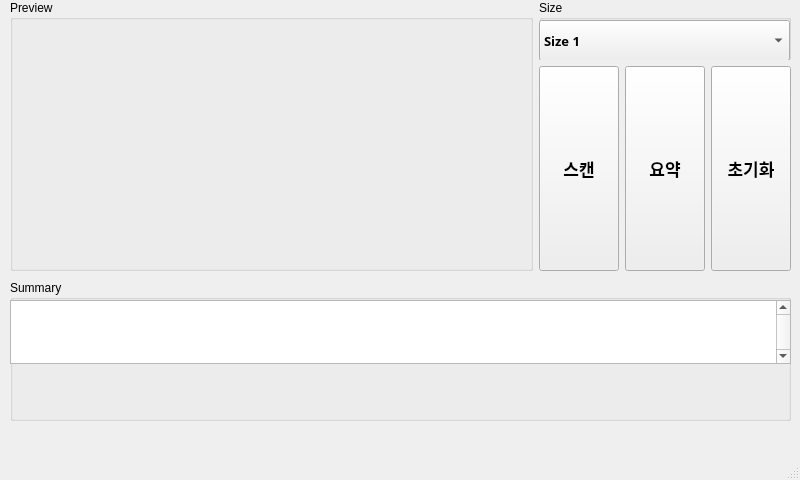
<?xml version="1.0" encoding="UTF-8"?>
<ui version="4.0">
 <class>MainWindow</class>
 <widget class="QMainWindow" name="MainWindow">
  <property name="geometry">
   <rect>
    <x>0</x>
    <y>0</y>
    <width>800</width>
    <height>480</height>
   </rect>
  </property>
  <property name="windowTitle">
   <string>MainWindow</string>
  </property>
  <widget class="QWidget" name="centralwidget">
   <widget class="QWidget" name="horizontalLayoutWidget">
    <property name="geometry">
     <rect>
      <x>10</x>
      <y>0</y>
      <width>781</width>
      <height>271</height>
     </rect>
    </property>
    <layout class="QHBoxLayout" name="horizontalLayout_2">
     <item>
      <widget class="QGroupBox" name="groupBox_preview">
       <property name="sizePolicy">
        <sizepolicy hsizetype="Expanding" vsizetype="Preferred">
         <horstretch>0</horstretch>
         <verstretch>0</verstretch>
        </sizepolicy>
       </property>
       <property name="title">
        <string>Preview</string>
       </property>
       <property name="flat">
        <bool>false</bool>
       </property>
       <widget class="QWidget" name="horizontalLayoutWidget_2">
        <property name="geometry">
         <rect>
          <x>0</x>
          <y>20</y>
          <width>531</width>
          <height>251</height>
         </rect>
        </property>
        <layout class="QHBoxLayout" name="previewLayout"/>
       </widget>
      </widget>
     </item>
     <item>
      <layout class="QVBoxLayout" name="verticalLayout">
       <item>
        <widget class="QGroupBox" name="groupBox_size">
         <property name="maximumSize">
          <size>
           <width>16777215</width>
           <height>60</height>
          </size>
         </property>
         <property name="title">
          <string>Size</string>
         </property>
         <widget class="QComboBox" name="comboBox_size">
          <property name="geometry">
           <rect>
            <x>0</x>
            <y>20</y>
            <width>251</width>
            <height>41</height>
           </rect>
          </property>
          <property name="sizePolicy">
           <sizepolicy hsizetype="Preferred" vsizetype="Fixed">
            <horstretch>0</horstretch>
            <verstretch>0</verstretch>
           </sizepolicy>
          </property>
          <property name="font">
           <font>
            <family>Malgun Gothic</family>
            <pointsize>10</pointsize>
            <weight>75</weight>
            <bold>true</bold>
           </font>
          </property>
          <item>
           <property name="text">
            <string notr="true">Size 1</string>
           </property>
          </item>
          <item>
           <property name="text">
            <string>Size 2</string>
           </property>
          </item>
          <item>
           <property name="text">
            <string>Size 3</string>
           </property>
          </item>
         </widget>
        </widget>
       </item>
       <item>
        <layout class="QHBoxLayout" name="horizontalLayout">
         <item>
          <widget class="QPushButton" name="btn_scan">
           <property name="sizePolicy">
            <sizepolicy hsizetype="Minimum" vsizetype="Minimum">
             <horstretch>0</horstretch>
             <verstretch>5</verstretch>
            </sizepolicy>
           </property>
           <property name="font">
            <font>
             <family>Malgun Gothic</family>
             <pointsize>13</pointsize>
             <weight>75</weight>
             <bold>true</bold>
            </font>
           </property>
           <property name="text">
            <string>스캔</string>
           </property>
          </widget>
         </item>
         <item>
          <widget class="QPushButton" name="btn_summary">
           <property name="sizePolicy">
            <sizepolicy hsizetype="Minimum" vsizetype="Minimum">
             <horstretch>0</horstretch>
             <verstretch>0</verstretch>
            </sizepolicy>
           </property>
           <property name="font">
            <font>
             <family>Malgun Gothic</family>
             <pointsize>13</pointsize>
             <weight>75</weight>
             <bold>true</bold>
            </font>
           </property>
           <property name="text">
            <string>요약</string>
           </property>
          </widget>
         </item>
         <item>
          <widget class="QPushButton" name="btn_reset">
           <property name="sizePolicy">
            <sizepolicy hsizetype="Minimum" vsizetype="Minimum">
             <horstretch>0</horstretch>
             <verstretch>0</verstretch>
            </sizepolicy>
           </property>
           <property name="font">
            <font>
             <family>Malgun Gothic</family>
             <pointsize>13</pointsize>
             <weight>75</weight>
             <bold>true</bold>
            </font>
           </property>
           <property name="text">
            <string>초기화</string>
           </property>
          </widget>
         </item>
        </layout>
       </item>
      </layout>
     </item>
    </layout>
   </widget>
   <widget class="QWidget" name="layoutWidget">
    <property name="geometry">
     <rect>
      <x>10</x>
      <y>280</y>
      <width>781</width>
      <height>141</height>
     </rect>
    </property>
    <layout class="QHBoxLayout" name="horizontalLayout_3">
     <item>
      <widget class="QGroupBox" name="groupBox_summary">
       <property name="sizePolicy">
        <sizepolicy hsizetype="Preferred" vsizetype="Preferred">
         <horstretch>0</horstretch>
         <verstretch>0</verstretch>
        </sizepolicy>
       </property>
       <property name="minimumSize">
        <size>
         <width>0</width>
         <height>0</height>
        </size>
       </property>
       <property name="title">
        <string>Summary</string>
       </property>
       <widget class="QTextEdit" name="textEdit">
        <property name="geometry">
         <rect>
          <x>0</x>
          <y>20</y>
          <width>781</width>
          <height>64</height>
         </rect>
        </property>
        <property name="font">
         <font>
          <family>Malgun Gothic</family>
          <pointsize>12</pointsize>
         </font>
        </property>
        <property name="verticalScrollBarPolicy">
         <enum>Qt::ScrollBarAlwaysOn</enum>
        </property>
        <property name="horizontalScrollBarPolicy">
         <enum>Qt::ScrollBarAlwaysOff</enum>
        </property>
       </widget>
      </widget>
     </item>
    </layout>
   </widget>
  </widget>
  <widget class="QMenuBar" name="menubar">
   <property name="geometry">
    <rect>
     <x>0</x>
     <y>0</y>
     <width>800</width>
     <height>22</height>
    </rect>
   </property>
  </widget>
  <widget class="QStatusBar" name="statusbar">
   <property name="font">
    <font>
     <family>Malgun Gothic</family>
     <pointsize>10</pointsize>
     <weight>75</weight>
     <bold>true</bold>
    </font>
   </property>
  </widget>
 </widget>
 <resources/>
 <connections/>
</ui>
